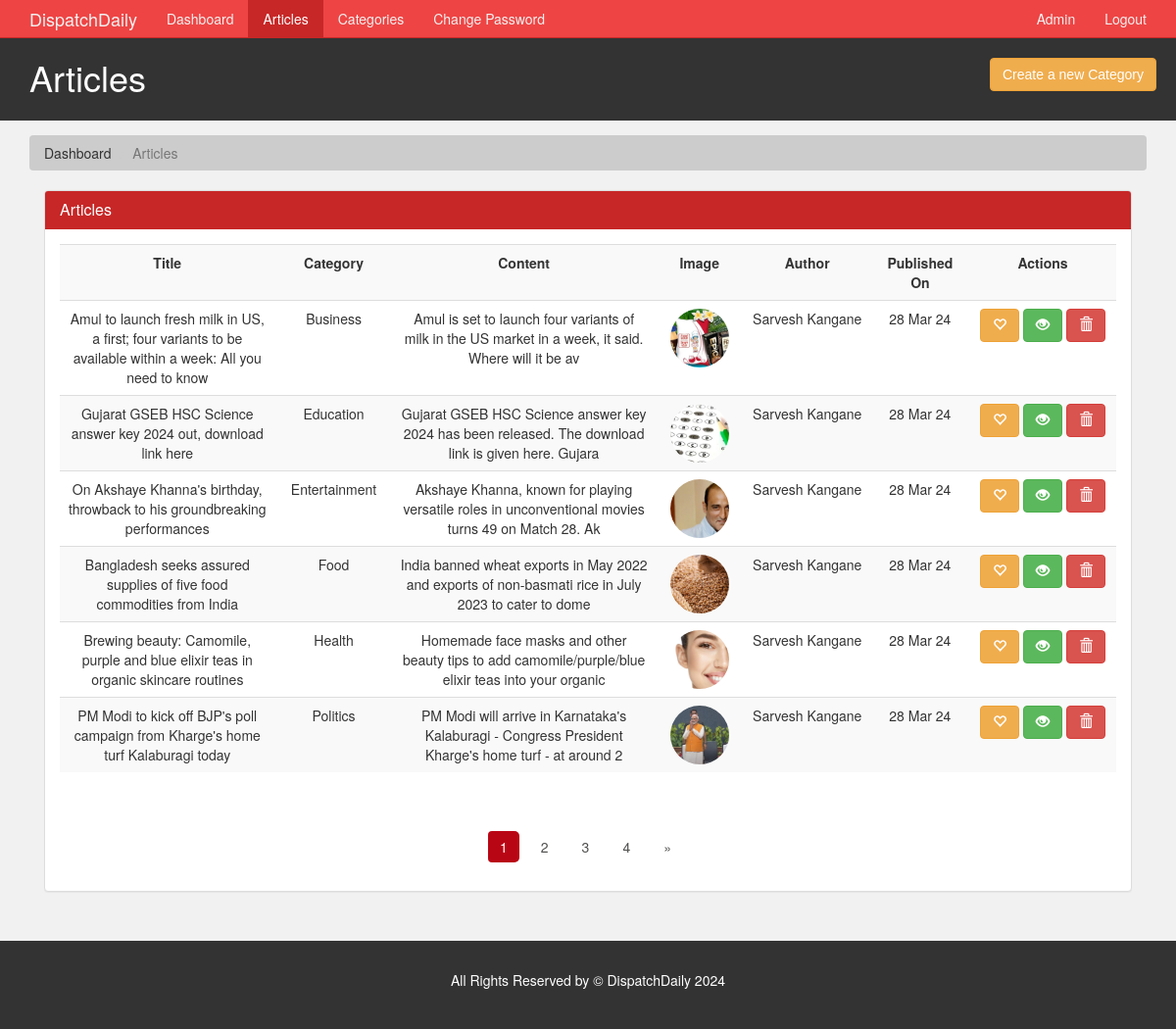
Screenshot of /admin/articles.php (signed in) with the database file from the repository.
### tables this page shows
CREATE TABLE `article` (
  `article_id` int(11) NOT NULL,
  `category_id` int(11) NOT NULL,
  `author_id` int(11) NOT NULL,
  `article_title` varchar(250) NOT NULL,
  `article_image` varchar(200) NOT NULL,
  `article_description` text NOT NULL,
  `article_date` date NOT NULL,
  `article_trend` tinyint(4) NOT NULL,
  `article_active` tinyint(4) NOT NULL
);

CREATE TABLE `category` (
  `category_id` int(11) NOT NULL,
  `category_name` varchar(45) NOT NULL,
  `category_color` varchar(35) NOT NULL,
  `category_image` varchar(250) NOT NULL,
  `category_description` varchar(350) NOT NULL
);

CREATE TABLE `author` (
  `author_id` int(11) NOT NULL,
  `author_name` varchar(35) NOT NULL,
  `author_password` varchar(100) NOT NULL,
  `author_email` varchar(45) NOT NULL
);

### admin/articles.php (the view, shortened to what this page needs)
<?php
  require('./includes/nav.inc.php');
?>
<section id="breadcrumb">
  <div class="container">
    <ol class="breadcrumb">
      <li><a href="./index.php">Dashboard</a></li>
      <li class="active">Articles</li>
    </ol>
  </div>
</section>
<section id="main">
  <div class="container">
    <div class="col-md-12">
      <?php
        $limit = 6;
        if(isset($_GET['page'])) {
          $page = $_GET['page'];
        }else {
          $page = 1;
        }
        $offset = ($page - 1) * $limit;
        $sql = "SELECT article.article_title,
                article.article_id,
                article.article_date,
                author.author_name,
                article.article_image,
                article.article_trend,
                article.article_active,
                article.article_description,
                category.category_name
                FROM article, category, author
                WHERE article.category_id = category.category_id
                AND article.author_id = author.author_id
                ORDER BY article.article_date DESC
                LIMIT {$offset},{$limit}";
        $result = mysqli_query($con,$sql);
        $row = mysqli_num_rows($result);
      ?>
      <div class="panel panel-default">
        <div class="panel-heading main-color-bg">
          <h3 class="panel-title">Articles</h3>
        </div>
        <div class="panel-body">
          <table class="table table-striped table-hover article-table">
            <tr>
              <th style="min-width: 200px">Title</th>
              <th style="min-width: 120px">Category</th>
              <th style="min-width: 250px">Content</th>
              <th style="min-width: 90px">Image</th>
              <th style="min-width: 130px">Author</th>
              <th style="min-width: 100px">Published On</th>
              <th style="min-width: 150px">Actions</th>
            </tr>
            <?php
                if($row > 0) {
                  while($data = mysqli_fetch_assoc($result)) {
                    $category_name = $data['category_name'];
                    $article_id = $data['article_id'];
                    $article_title = $data['article_title'];
                    $article_trend = $data['article_trend'];
                    $article_desc = $data['article_description'];
                    $article_image = $data['article_image'];
                    $article_date = $data['article_date'];
                    $article_author = $data['author_name'];
                    $article_active = $data['article_active'];
                    $article_desc = substr($article_desc,0,100);
                    $article_date = date("d M y",strtotime($article_date));
                    echo '
                      <tr>
                        <td>
                          '.$article_title.'
                        </td>
                        <td>
                          '.$category_name.'
                        </td>
                        <td>
                          '.$article_desc.'
                        </td>
                        <td>
                          <img src="../assets/images/articles/'.$article_image.'" />
                        </td>
                        <td>
                          '.$article_author.'
                        </td>
                        <td>
                          '.$article_date.'
                        </td>
                        <td>';
                        if($article_trend > 0) {
                          echo '
                          <a class="btn btn-danger" href="./deactivate-trend.php?id='.$article_id.'" title="Remove Article Trend">
                            <span class="glyphicon glyphicon-heart"></span>
                          </a>
                          ';
                        }
                        else {
                          echo '
                          <a class="btn btn-warning" href="./activate-trend.php?id='.$article_id.'" title="Make Article Trending">
                            <span class="glyphicon glyphicon-heart-empty"></span>
                          </a>
                          ';
                        }
                        if($article_active > 0) {
                          echo '
                          <a class="btn btn-success" href="./deactivate-article.php?id='.$article_id.'" title="Deactivate Article">
                            <span class="glyphicon glyphicon-eye-open"></span>
                          </a>
                          ';
                        }
                        else {
                          echo '
                          <a class="btn btn-info" href="./activate-article.php?id='.$article_id.'" title="Activate Article">
                            <span class="glyphicon glyphicon-eye-close"></span>
                          </a>
                          ';
                        }
                        echo '
                          <a class="btn btn-danger" href="javascript:deleteConfirm('.$article_id.')" title="Delete Article">
                            <span class="glyphicon glyphicon-trash"></span>
                          </a>
                        </td>
                      </tr>
                    ';
                  }
                }
              ?>
          </table>
        </div>
        <div class="text-center">
          <ul class="pagination pg-red">
            <?php
              $paginationQuery = "SELECT * FROM article";
              $paginationResult = mysqli_query($con, $paginationQuery);
              if(mysqli_num_rows($paginationResult) > 0) {
                $total_articles = mysqli_num_rows($paginationResult);
                $total_page = ceil($total_articles / $limit);
                for($i = 1; $i <= $total_page; $i++) {
                  $active = "";
                  if($i == $page) {
                    $active = "active";
                  }
                  echo '<li class="page-item '.$active.'"><a href="./articles.php?page='.$i.'" class="page-link">'.$i.'</a></li>';
                }
                if($total_page > $page){
                  echo '
                    <li class="page-item">
                      <a href="articles.php?page='.($page + 1).'" class="page-link">
                        <span>&raquo;</span>
                      </a>
                    </li>';
                }
              }
            ?>
          </ul>
        </div>
      </div>
    </div>
  </div>
</section>
<?php
  require('./includes/footer.inc.php')
?>

### assets/css/partials/4-component.css (style rules this page uses)
.container { width: 100%; padding-right: 15px; padding-left: 15px; margin-right: auto; margin-left: auto; }
.btn { display: inline-block; border: none; background: var(--dark-color); color: #fff; text-decoration: none; font-family: var(--ff-nunito); padding: 0.5rem 0.75rem; border-radius: var(--border-radius); transition: all 200ms ease-in-out; }
.pagination { display: inline-block; }
.pagination a { float: left; padding: 8px 16px; margin: 2px; transition: all 200ms ease-in-out; }

### assets/css/admin/style.css (style rules this page uses)
body { background: var(--light-color); }
.main-color-bg { background-color: var(--primary-color) !important; border-color: var(--primary-color) !important; color: #ffffff !important; }
.breadcrumb { background: #cccccc; color: #333333; }
.breadcrumb a { color: #333333; }
.article-table td img { border-radius: 50%; object-fit: cover; height: 6rem; width: 6rem; }
.article-table th, .article-table td { text-align: center; }
.pagination > li > a, .pagination > li > span { border-radius: var(--border-radius); margin: 5px; border: none; color: var(--dark-color); cursor: pointer; }
.pagination > .active > a, .pagination > .active > a:focus, .pagination > .active > a:hover, .pagination > .active > span, .pagination > .active > span:focus, .pagination > .active > span:hover { z-index: 3; color: #fff; cursor: default; background-color: var(--active-color); border-color: none; }
#main { min-height: 57.2vh; }

### assets/css/partials/1-variables.css (style rules this page uses)
:root { --primary-color: #c72727; --secondary-color: #f99500; --light-color: #f1f1f1; --dark-color: #50514f; --black-color: #333333; --tag-trend-color: #fa163f; --tag-yellow-color: #ffbe0b; --tag-purple-color: #8338ec; --tag-blue-color: #3a86ff; --tag-green-color: #00ff73; --tag-orange-color: #ef4339; --tag-pink-color: #ff0a54; --tag-brown-color: #663f3f; --hover-color: #ee4444; --active-color: #b90615; --ts-vs: 0.56rem; --ts-sml: 0.8rem; --ts-md: 1.1rem; --ts-lg: 1.25rem; --hs-vs: 1.3rem; --hs-sml: 2rem; --hs-md: 2.5rem; --hs-lg: 3rem; --ff-monts: "Montserrat", sans-serif; --ff-nunito: "Nunito Sans", sans-serif; --ff-noto: "Noto Serif", serif; --ff-robo: "Roboto", sans-serif; --border-radius: 5px; }

### rows the page displays
article: article_title "Amul to launch fresh milk in US, a first; four variants to be available within a week: All you need to know", category.category_name "Business", article_description "Amul is set to launch four variants of milk in the US market in a week, it said. Where will it be av", article_image (picture), author.author_name "Sarvesh Kangane", article_date "28 Mar 24"
article: article_title "Gujarat GSEB HSC Science answer key 2024 out, download link here", category.category_name "Education", article_description "Gujarat GSEB HSC Science answer key 2024 has been released. The download link is given here. Gujara", article_image (picture), author.author_name "Sarvesh Kangane", article_date "28 Mar 24"
article: article_title "On Akshaye Khanna's birthday, throwback to his groundbreaking performances", category.category_name "Entertainment", article_description "Akshaye Khanna, known for playing versatile roles in unconventional movies turns 49 on Match 28. Ak", article_image (picture), author.author_name "Sarvesh Kangane", article_date "28 Mar 24"
article: article_title "Bangladesh seeks assured supplies of five food commodities from India", category.category_name "Food", article_description "India banned wheat exports in May 2022 and exports of non-basmati rice in July 2023 to cater to dome", article_image (picture), author.author_name "Sarvesh Kangane", article_date "28 Mar 24"
article: article_title "Brewing beauty: Camomile, purple and blue elixir teas in organic skincare routines", category.category_name "Health", article_description "Homemade face masks and other beauty tips to add camomile/purple/blue elixir teas into your organic", article_image (picture), author.author_name "Sarvesh Kangane", article_date "28 Mar 24"
article: article_title "PM Modi to kick off BJP's poll campaign from Kharge's home turf Kalaburagi today", category.category_name "Politics", article_description "PM Modi will arrive in Karnataka's Kalaburagi - Congress President Kharge's home turf - at around 2", article_image (picture), author.author_name "Sarvesh Kangane", article_date "28 Mar 24"

### other values shown
$admin_name "Admin"
$page_title "Articles"
